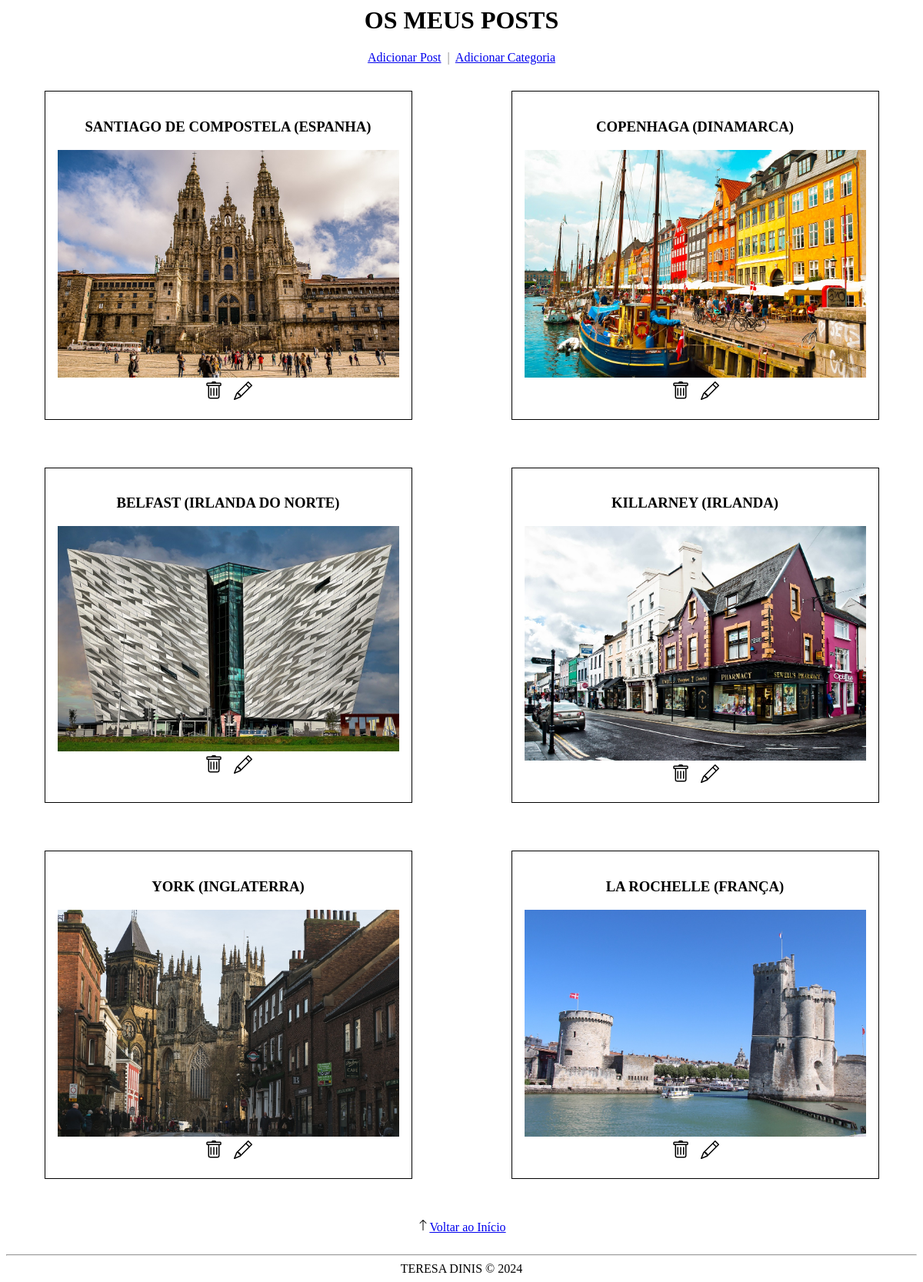
/posts/, run on the app's committed database.
### posts/models.py (models this page shows, shortened)
class Post(models.Model):
    titulo = models.CharField('título', max_length=200)
    imagem = models.ImageField(upload_to="images/")
    data = models.DateTimeField(auto_now_add=True,blank=True, null=True)
    categoria = models.ForeignKey(Categoria, on_delete=models.PROTECT, default=1)

### posts/views.py (the view)
# urls.py: path('', views.home, name='home'),
def home(request):
    posts = Post.objects.order_by('-data')
    return render(request,'posts/home.html', {'posts':posts})

### posts/templates/posts/home.html (shortened to what this page needs)
<div style="text-align: center;">
  <h1 id="inicio" style="text-transform: uppercase;">Os meus Posts</h1>
</div>
{% load static %}
<div style="text-align: center; color: grey;">
  <a href="{% url 'posts:add' %}">Adicionar Post</a>
  &nbsp|&nbsp
  <a href="{% url 'posts:addcategory' %}">Adicionar Categoria</a>
</div>
<div class="image-grid">
  {% for x in posts %}
    <div class="post">
      <h3>{{ x.titulo }}</h3>
      <div class="post-icon">
        <a href="{% url 'posts:details' x.id %}">
          <img src="{{ x.imagem.url }}" title="Clique para saber mais!" alt="Imagem do post">
        </a>
        <a href="{% url 'posts:delete' x.id %}">
          <img src="{% static 'delete_button.svg' %}" class="icon" alt="Deletar post"></a>
        <a href="{% url 'posts:edit' x.id %}">
          <img src="{% static 'edit_button.svg' %}" class="icon" alt="Editar post">
        </a>
      </div>
    </div>
  {% endfor %}
</div>
<div style="text-align: center;">
  <a href="#inicio"><img src="{% static 'top_button.svg' %}" class="icon" alt="Voltar ao início">Voltar ao Início</a>
</div>
<hr>
<div class="footer-text" style="text-align: center;">
  TERESA DINIS &COPY; 2024
</div>

### posts/templates/posts/home.html (style rules this page uses)
.post { border:1px solid; padding:1em; width: 37vw; margin: 1em auto; }
.post img { width: 100%; }
.post h3 { text-align: center; text-transform: uppercase; }
.post .icon { width: 24px; margin:5px; }
.post-icon { text-align: center; }
.image-grid { display: grid; grid-template-columns: repeat(2, 1fr); gap: 30px; max-width: 1400px; margin: 0 auto; }

### data on the page
Post: titulo "SANTIAGO DE COMPOSTELA (ESPANHA)", imagem (picture)
Post: titulo "COPENHAGA (DINAMARCA)", imagem (picture)
Post: titulo "BELFAST (IRLANDA DO NORTE)", imagem (picture)
Post: titulo "KILLARNEY (IRLANDA)", imagem (picture)
Post: titulo "YORK (INGLATERRA)", imagem (picture)
Post: titulo "LA ROCHELLE (FRANÇA)", imagem (picture)
